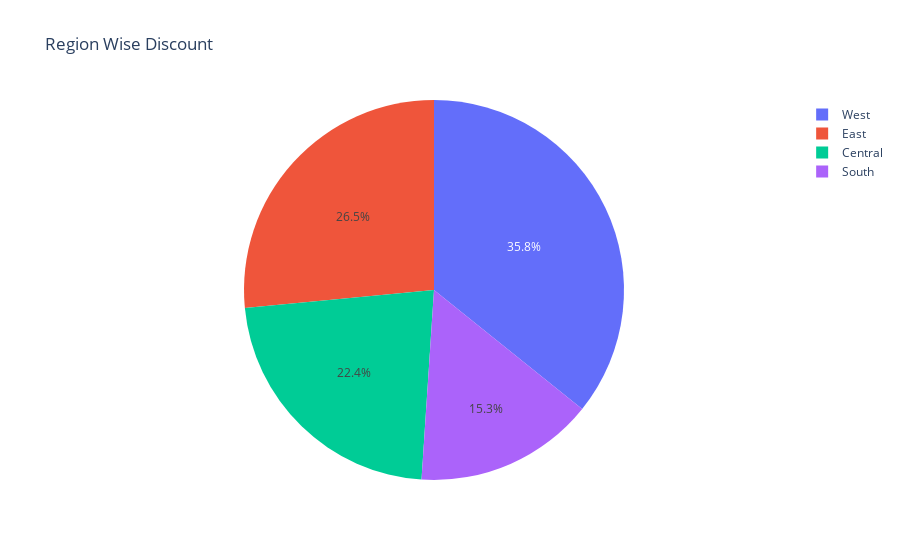

Notebook code for this chart:
### Markdown cell above
##### Discount Analysis

### Code cell
Total_discount_region=data.groupby(['Region'])['Region','Discount'].sum().sort_values('Discount',ascending=False).reset_index()

fig = go.Figure(data=[go.Pie(labels=Total_Sales_region['Region'], values=Total_discount_region['Discount'])])

fig.update_layout(
    title='Region Wise Discount')
fig.show()

### Figure 1 — Plotly figure (JSON) as saved in the notebook; plotly's stock layout.template omitted (floating-point values rounded to 4 significant figures)
{"data": [{"labels": ["West", "East", "Central", "South"], "type": "pie", "values": [558.3, 414.0, 350.2, 238.5]}], "layout": {"title": {"text": "Region Wise Discount"}}}
